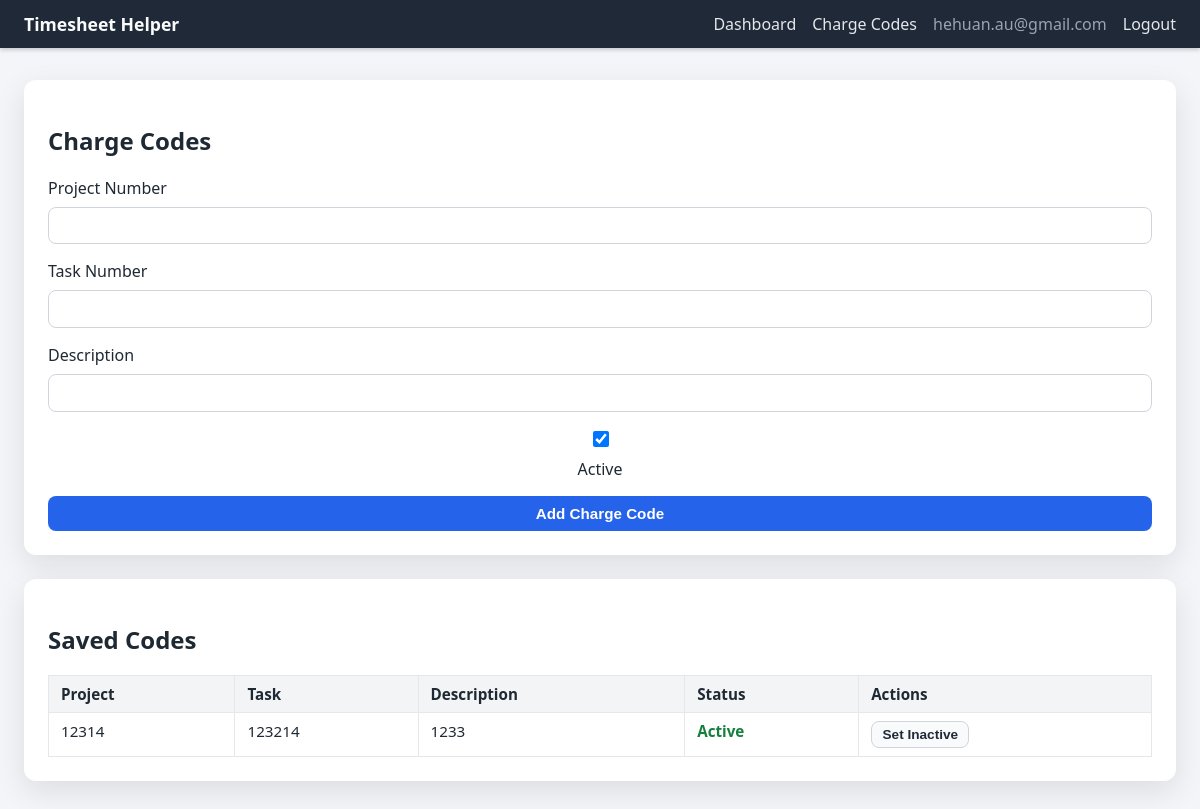
Screenshot of /charge-codes (signed in) with the database file from the repository.
### tables this page shows
CREATE TABLE users (
                id INTEGER PRIMARY KEY AUTOINCREMENT,
                email TEXT UNIQUE NOT NULL,
                name TEXT NOT NULL,
                password_hash TEXT NOT NULL,
                created_at TEXT NOT NULL
            );

CREATE TABLE charge_codes (
                id INTEGER PRIMARY KEY AUTOINCREMENT,
                user_id INTEGER NOT NULL,
                project_number TEXT NOT NULL,
                task_number TEXT NOT NULL,
                description TEXT NOT NULL DEFAULT '', is_active INTEGER NOT NULL DEFAULT 1,
                UNIQUE(user_id, project_number, task_number),
                FOREIGN KEY(user_id) REFERENCES users(id) ON DELETE CASCADE
            );

### app.py (the view, shortened to what this page needs)
    @app.route("/charge-codes", methods=["GET", "POST"])
    def charge_codes():
        if g.user is None:
            return redirect(url_for("login"))
        codes = list_charge_codes(g.user["id"])
        return render_template("charge_codes.html", charge_codes=codes)

### app.py (called while the page is built)
def create_app() -> Flask:
    app = Flask(__name__)
    app.config.update(
        SECRET_KEY="change-me",
        DATABASE=str(DATABASE_PATH),
    )
    app.jinja_env.filters["minutes_to_label"] = minutes_to_label
    app.jinja_env.filters["minutes_to_ampm"] = minutes_to_ampm
    Path(app.config["DATABASE"]).parent.mkdir(parents=True, exist_ok=True)
    @app.before_request
    def load_logged_in_user() -> None:
        g.db = get_db()
        user_id = session.get("user_id")
        if user_id is None:
            g.user = None
        else:
            g.user = get_user_by_id(user_id)
    @app.teardown_appcontext
    def close_db(exception: Optional[BaseException]) -> None:  # pragma: no cover - teardown
        db = g.pop("db", None)
        if db is not None:
            db.close()
    register_routes(app)
    with app.app_context():
        init_db()
    return app

def get_db() -> sqlite3.Connection:
    if "db" not in g:
        conn = sqlite3.connect(current_app.config["DATABASE"])
        conn.row_factory = sqlite3.Row
        g.db = conn
    return g.db

def get_user_by_id(user_id: int) -> Optional[sqlite3.Row]:
    return g.db.execute("SELECT * FROM users WHERE id = ?", (user_id,)).fetchone()

def list_charge_codes(user_id: int):
    rows = g.db.execute(
        """
        SELECT id, project_number, task_number, description, is_active
        FROM charge_codes
        WHERE user_id = ?
        ORDER BY project_number, task_number
        """,
        (user_id,),
    ).fetchall()
    return rows

### templates/charge_codes.html (shortened to what this page needs)
{% extends "base.html" %}
{% block content %}
<section class="card">
    <h1>Charge Codes</h1>
    <form method="post" class="form-grid">
        <label>
            Project Number
            <input type="text" name="project_number" required>
        </label>
        <label>
            Task Number
            <input type="text" name="task_number" required>
        </label>
        <label>
            Description
            <input type="text" name="description" required>
        </label>
        <label class="checkbox-label">
            <input type="checkbox" name="is_active" checked>
            <span>Active</span>
        </label>
        <button type="submit" class="btn primary">Add Charge Code</button>
    </form>
</section>
<section class="card">
    <h2>Saved Codes</h2>
    {% if charge_codes %}
    <table class="data-table">
        <thead>
            <tr>
                <th>Project</th>
                <th>Task</th>
                <th>Description</th>
                <th>Status</th>
                <th>Actions</th>
            </tr>
        </thead>
        <tbody>
            {% for code in charge_codes %}
            <tr class="{% if not code['is_active'] %}inactive-row{% endif %}">
                <td>{{ code['project_number'] }}</td>
                <td>{{ code['task_number'] }}</td>
                <td>{{ code['description'] }}</td>
                <td>
                    {% if code['is_active'] %}
                    <span class="status active">Active</span>
                    {% else %}
                    <span class="status inactive">Inactive</span>
                    {% endif %}
                </td>
                <td>
                    <form method="post" class="inline-form">
                        {% if code['is_active'] %}
                        <button type="submit" class="btn small tertiary">Set Inactive</button>
                        {% else %}
                        <button type="submit" class="btn small secondary">Set Active</button>
                        {% endif %}
                    </form>
                </td>
            </tr>
            {% endfor %}
        </tbody>
    </table>
    {% else %}
    <p class="muted">No charge codes yet. Add your first code above.</p>
    {% endif %}
</section>
{% endblock %}

### templates/base.html (shortened to what this page needs)
<!doctype html>
<html lang="en">
<head>
    <link rel="stylesheet" href="{{ url_for('static', filename='style.css') }}">
</head>
<body>
<header class="app-header">
    <nav class="nav-bar">
        <div class="brand">
            <a href="{{ url_for('dashboard') }}">Timesheet Helper</a>
        </div>
        <div class="nav-links">
            {% if g.user %}
            <a href="{{ url_for('dashboard') }}">Dashboard</a>
            <a href="{{ url_for('charge_codes') }}">Charge Codes</a>
            <span class="user-name">{{ g.user['name'] }}</span>
            <a href="{{ url_for('logout') }}">Logout</a>
            {% else %}
            <a href="{{ url_for('login') }}">Login</a>
            <a href="{{ url_for('register') }}">Register</a>
            {% endif %}
        </div>
    </nav>
</header>
<main class="app-container">
    {% block content %}{% endblock %}
</main>
</body>
</html>

### static/style.css (style rules this page uses)
body { font-family: system-ui, -apple-system, BlinkMacSystemFont, "Segoe UI", sans-serif; margin: 0; background: #f4f5f8; color: #1f2933; }
a { color: #1d4ed8; text-decoration: none; }
.app-header { background: #1f2937; color: #f9fafb; box-shadow: 0 2px 4px rgba(15, 23, 42, 0.2); }
.nav-bar { display: flex; align-items: center; justify-content: space-between; padding: 0.75rem 1.5rem; }
.brand a { color: #f9fafb; font-weight: 600; font-size: 1.1rem; }
.nav-links { display: flex; gap: 1rem; align-items: center; }
.nav-links a { color: #e5e7eb; }
.user-name { color: #9ca3af; }
.app-container { max-width: 1350px; margin: 2rem auto; padding: 0 1.5rem 3rem; display: flex; flex-direction: column; gap: 1.5rem; }
.card { background: #ffffff; border-radius: 12px; padding: 1.5rem; box-shadow: 0 10px 30px rgba(15, 23, 42, 0.1); }
.form-grid { display: grid; gap: 1rem; }
.form-grid label { display: flex; flex-direction: column; gap: 0.5rem; font-weight: 500; }
.form-grid input, .form-grid select, .form-grid textarea { border: 1px solid #d1d5db; border-radius: 8px; padding: 0.55rem 0.75rem; font-size: 1rem; }
.checkbox-label { display: flex; align-items: center; gap: 0.5rem; font-weight: 500; }
.checkbox-label input[type="checkbox"] { width: 16px; height: 16px; }
.btn { display: inline-flex; align-items: center; justify-content: center; gap: 0.25rem; border-radius: 8px; padding: 0.5rem 1rem; font-size: 0.95rem; font-weight: 600; cursor: pointer; border: 1px solid transparent; transition: transform 0.1s ease, box-shadow 0.1s ease; }
.btn.primary { background: #2563eb; color: #ffffff; }
.btn.small { padding: 0.3rem 0.65rem; font-size: 0.85rem; }
.inline-form { display: inline; }
.status.active { color: #15803d; font-weight: 600; }
.btn.tertiary { background: #f9fafb; color: #1f2937; border: 1px solid #d1d5db; }
.data-table { width: 100%; border-collapse: collapse; }
.data-table th, .data-table td { border: 1px solid #e5e7eb; padding: 0.5rem 0.75rem; text-align: left; vertical-align: top; font-size: 0.95rem; }
.data-table th { background: #f3f4f6; font-weight: 600; }

### rows the page displays
users: user.name "hehuan.au@gmail.com"
charge_codes: project_number "12314", task_number "123214", description "1233", is_active "Active"
